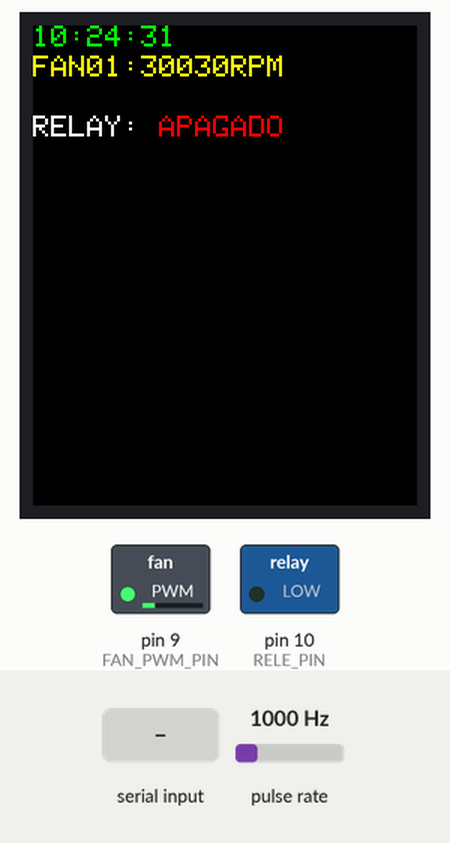
Simulated run of this program. Board: Arduino Uno, built with avr-gcc and run on an emulated ATmega328P. Parts: 128×160 colour display, switched loads named in the program (green lamp = pin HIGH). Wiring (inferred from the names in the program): pulse sensor: data pin 2. Inputs (shaded band) come from the test bench; at power-on: pulse rate 1000 Hz. The local clock reads 2024-03-15 10:24:30 at power-on unless the program sets it; what the program prints to the serial monitor is not drawn.

Above: at 1.3 s.
1.4 s: "u" received over Serial
At 2.8 s:
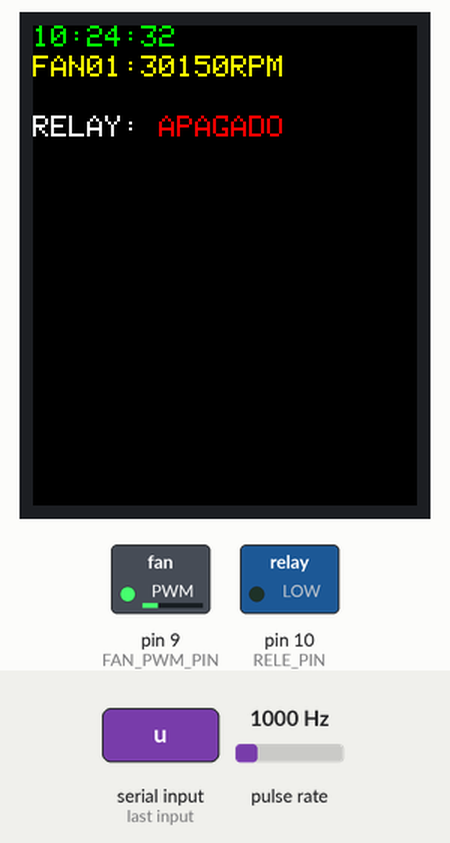
4.4 s: "u" received over Serial
At 4.8 s:
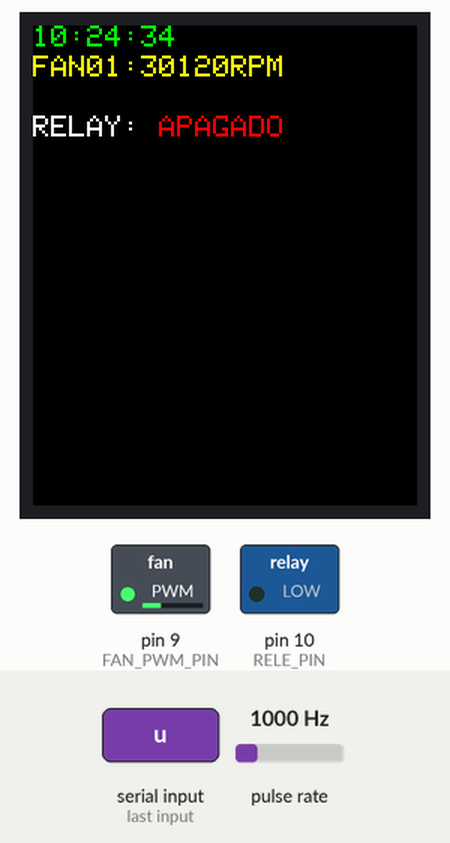
7.4 s: pulse rate (sensor on pin 2) set to 100 Hz
At 8.8 s:
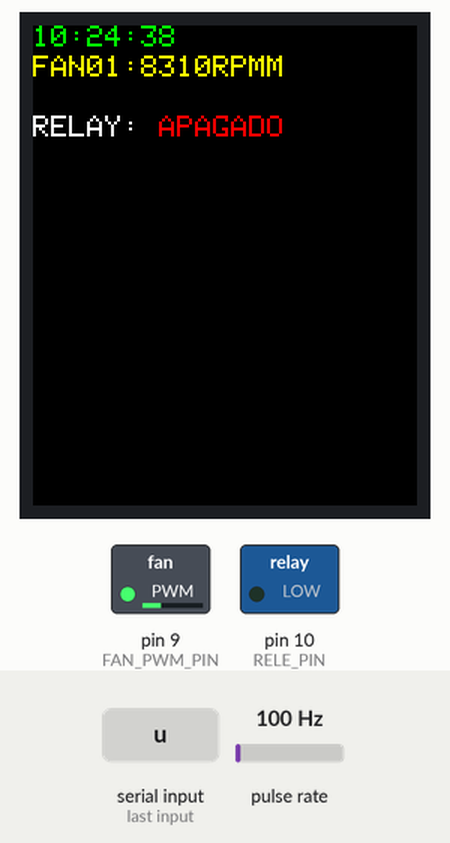
10.4 s: pulse rate (sensor on pin 2) set to 1250 Hz
At 13.3 s:
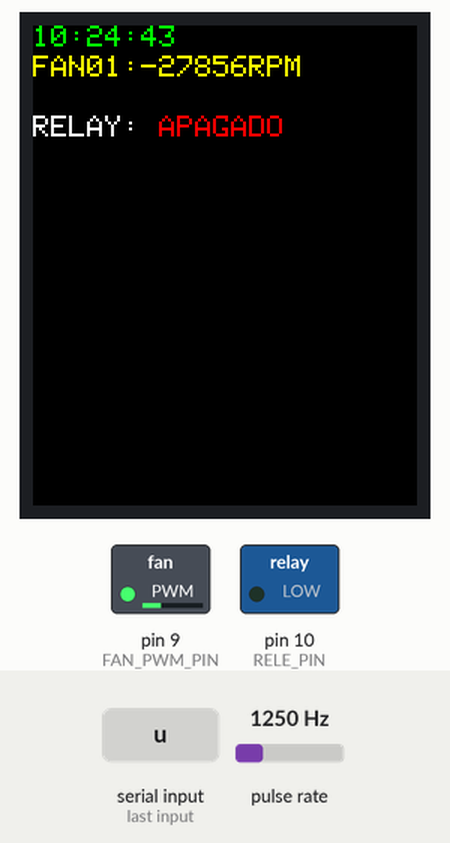
13.4 s: pulse rate (sensor on pin 2) set to 2500 Hz
At 16.8 s:
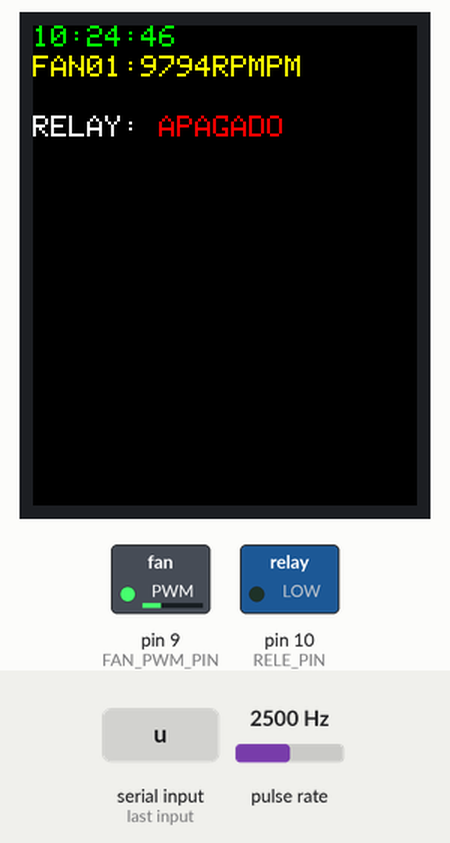
Timing chart, 0 to 17.4 s (numbered marks = the images above; inputs shaded):
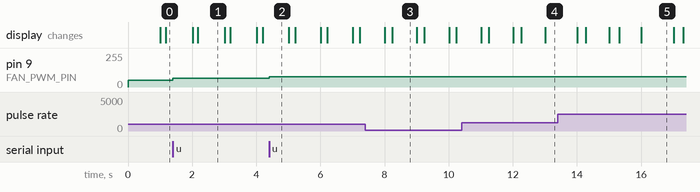

Measured:
- after the input at 1.4 s, pin 9 (FAN_PWM_PIN): 51/255 → 64/255 at once
- after the input at 4.4 s, pin 9 (FAN_PWM_PIN): 64/255 → 77/255 at once

The program:

main.cpp
```cpp
#include <ThreeWire.h>
#include <RtcDS1302.h>
#include <Adafruit_GFX.h>
#include <Adafruit_ST7735.h>
#include <SPI.h>

// --- Pines TFT ---
#define TFT_CS   4
#define TFT_DC   3
#define TFT_RST  8
Adafruit_ST7735 tft = Adafruit_ST7735(TFT_CS, TFT_DC, TFT_RST);

// --- Pines DS1302 ---
#define DS1302_IO   7
#define DS1302_SCLK 6
#define DS1302_CE   5
ThreeWire myWire(DS1302_IO, DS1302_SCLK, DS1302_CE);
RtcDS1302<ThreeWire> rtc(myWire);

// --- Pines Ventilador ---
#define FAN_PWM_PIN 9
#define FAN_TACH_PIN 2

// --- relay---//

#define RELE_PIN 10

bool releEstado = false;
unsigned long releStart = 0;
const unsigned long releDuracion = 60000; // milisegundos (60 segundos)


// Variables ventilador
volatile unsigned long pulseCount = 0;
unsigned long lastMillis = 0;
unsigned long pulses = 0;
int rpm = 0;
float duty = 20;
const float pulsesPerRev = 2.0;

// Control de actualización
String ultimaHora = "";
int ultimoRPM = -1;

// Colores
#define COLOR_HORA    ST7735_GREEN
#define COLOR_RPM     ST7735_YELLOW
#define FONDO         ST7735_BLACK // ------> FONDO DE COLOR DEL TEXTO

// Posiciones en pantalla
int horaX = 0, horaY = 0;
int rpmX  = 0, rpmY  = 10;

// ---- Contador de pulsos ----
void countPulse() {
  pulseCount++;
}

// ---- PWM a 25 kHz ----
void setupPWM25kHz() {
  TCCR1A = 0;
  TCCR1B = 0;
  pinMode(FAN_PWM_PIN, OUTPUT);
  TCCR1A = _BV(COM1A1) | _BV(WGM11);
  TCCR1B = _BV(WGM13) | _BV(WGM12) | _BV(CS10);
  ICR1 = 640; // 25kHz
}

void setFanSpeed(float dutyPercent) {
  if (dutyPercent < 0) dutyPercent = 0;
  if (dutyPercent > 100) dutyPercent = 100;
  OCR1A = (ICR1 * dutyPercent) / 100.0;
}

void setup() {
  Serial.begin(9600);
  rtc.Begin();

  setupPWM25kHz();
  setFanSpeed(duty);

  if (!rtc.IsDateTimeValid()) {
    rtc.SetDateTime(RtcDateTime(__DATE__, __TIME__));
  }
  rtc.SetIsWriteProtected(false);
  if (!rtc.GetIsRunning()) {
    rtc.SetIsRunning(true);
  }

  // TFT
  tft.initR(INITR_18BLACKTAB);
  tft.setRotation(0);
  tft.fillScreen(FONDO);
  tft.setTextSize(1);

  // Ventilador
  pinMode(FAN_TACH_PIN, INPUT_PULLUP);
  attachInterrupt(digitalPinToInterrupt(FAN_TACH_PIN), countPulse, FALLING);

  lastMillis = millis();
 // Relay
 pinMode(RELE_PIN, OUTPUT);
 digitalWrite(RELE_PIN, LOW);
}

void loop() {
  // Mostrar hora en verde
  RtcDateTime now = rtc.GetDateTime();
  char buffer[9];
  snprintf(buffer, sizeof(buffer), "%02u:%02u:%02u", now.Hour(), now.Minute(), now.Second());
  String horaString = String(buffer);

  if (horaString != ultimaHora) {
    tft.fillRect(horaX, horaY, 60, 10, FONDO);
    tft.setCursor(horaX, horaY);
    tft.setTextColor(COLOR_HORA, FONDO);
    tft.print(horaString);
    ultimaHora = horaString;
  }
 /////////////////////////////DURACION RELAY/////////////////////////
  if ((now.Hour() == 5 && now.Minute() == 0 && now.Second() == 0) ||
      (now.Hour() == 12 && now.Minute() == 0 && now.Second() == 0) ||
      (now.Hour() == 18 && now.Minute() == 0 && now.Second() == 0)) {
    releStart = millis();
    releEstado = true;
  }

 // Apagar después del tiempo definido
  if (releEstado && millis() - releStart > releDuracion) {
    releEstado = false;
  }
  ///////////////////////////////////////////////////////////////////
  tft.setCursor(0, 30);
  tft.setTextColor(ST7735_WHITE, FONDO);
  tft.print("RELAY: ");
  tft.setTextColor(releEstado ? ST7735_GREEN : ST7735_RED, FONDO);
  tft.print(releEstado ? "ENCENDIDO " : "APAGADO");

  // Calcular y mostrar RPM en amarillo
  if (millis() - lastMillis >= 1000) {
    noInterrupts();
    pulses = pulseCount;
    pulseCount = 0;
    interrupts();

    rpm = (pulses * 60) / pulsesPerRev;

    if (rpm != ultimoRPM) {
      tft.fillRect(rpmX, rpmY, 20, 20, FONDO);
      tft.setCursor(rpmX, rpmY);
      tft.setTextColor(COLOR_RPM, FONDO);
      tft.print("FAN01:");
      tft.print(rpm);
      tft.print("RPM");
      ultimoRPM = rpm;
    }

    Serial.print("Pulsos: ");
    Serial.print(pulses);
    Serial.print(" | RPM: ");
    Serial.println(rpm);

    lastMillis = millis();
  }

  // Control PWM desde Serial
  if (Serial.available()) {
    char cmd = Serial.read();
    if (cmd == 'u') duty += 5;
    if (cmd == 'd') duty -= 5;
    setFanSpeed(duty);
    Serial.print("Nueva velocidad PWM: ");
    Serial.print(duty);
    Serial.println("%");
  }
}
```
